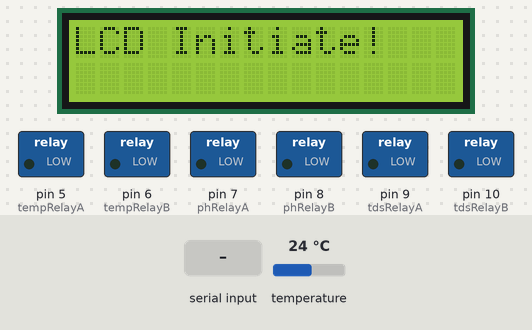
A sketch run on a simulated Arduino Uno, built with avr-gcc and run on an emulated ATmega328P. Parts: 16×2 character LCD, switched loads named in the sketch (green lamp = pin HIGH). The test bench sets the inputs (shaded band); at power-on: temperature 24 °C. The modem accepts every AT command (registered, SIM ready, sends succeed) and sends nothing else; what the sketch prints to the serial monitor is not drawn.

Above: at 11.9 s.
At 15.0 s:
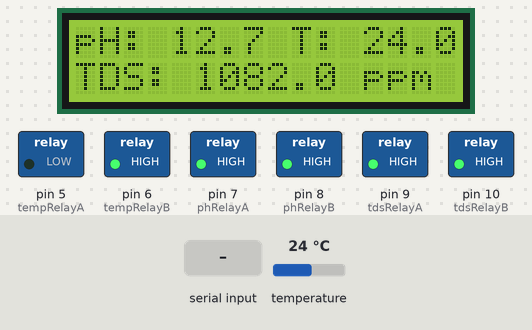
15.1 s: "+CMT:\n" received over the second serial link
17.8 s: "OK\n" received over the second serial link
At 21.9 s:
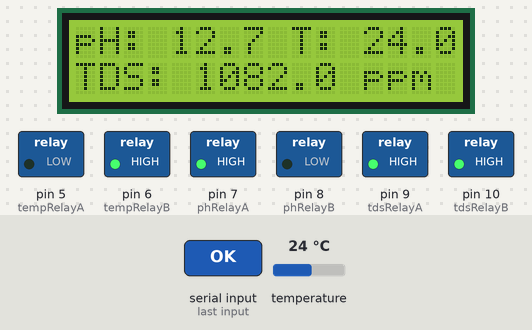
At 27.28 s:
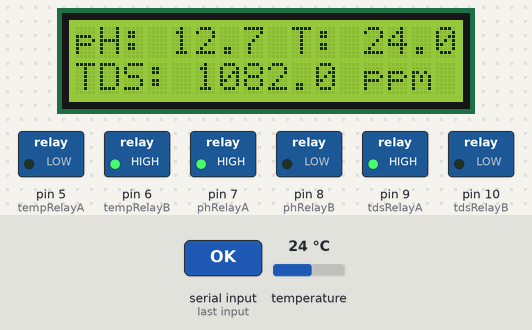
Timing chart, 0 to 27.4 s (numbered marks = the images above; inputs shaded):
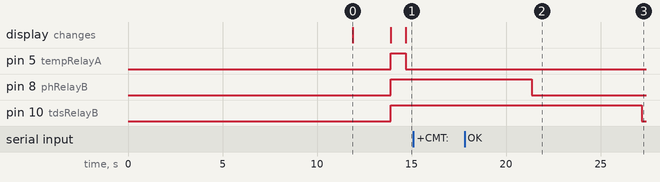

The sketch:

raquel.ino
```cpp
#include <Wire.h>
#include <LiquidCrystal_I2C.h>
#include <OneWire.h>
#include <DallasTemperature.h>
#include <SoftwareSerial.h>
#include "GSMSIM800L.h"

#define ONE_WIRE_BUS 4

SoftwareSerial gsmSerial(2, 3); // RX, TX pins
GSMSIM800L sim800l(&gsmSerial);
String ContactNumber = "+639501057592";

OneWire oneWire(ONE_WIRE_BUS);
DallasTemperature sensors(&oneWire);

int PHsensor = A0;
int TDSsensor = A1;

LiquidCrystal_I2C lcd(0x27, 16, 2);

struct Thresholds {
  float low;
  float high;
};

Thresholds phThreshold = {5.0, 7.0};
Thresholds tdsThreshold = {80.0, 140.0};
Thresholds tempThreshold = {26, 31};

const int tempRelayA = 5;
const int tempRelayB = 6;
const int phRelayA = 7;
const int phRelayB = 8;
const int tdsRelayA = 9;
const int tdsRelayB = 10;

bool tempState = false;
bool phState = false;
bool tdsState = false;

void setup(){
  Serial.begin(9600);
  sensors.begin();
  gsmSerial.begin(9600);

  sim800l.init();
  sim800l.setDebugging(true);
  sim800l.SendSMS("Device has Started", ContactNumber);

  lcd.begin();
  lcd.backlight();
  lcd.print("LCD Initiate!");
  delay(2000);
  lcd.clear();

  pinMode(tempRelayA, OUTPUT);
  pinMode(tempRelayB, OUTPUT);
  pinMode(phRelayA, OUTPUT);
  pinMode(phRelayB, OUTPUT);
  pinMode(tdsRelayA, OUTPUT);
  pinMode(tdsRelayB, OUTPUT);

  resetRelays();
}

void loop(){
  float temp = readTemperature();
  float phLevel = readPH();
  float tds = readTDS();

  displayReadings(phLevel, temp, tds);

  controlRelays(temp, tempThreshold, tempRelayA, tempRelayB, "Temp", tempState);
  controlRelays(phLevel, phThreshold, phRelayA, phRelayB, "pH", phState);
  controlRelays(tds, tdsThreshold, tdsRelayA, tdsRelayB, "TDS", tdsState);

  delay(1000);
}

float readTemperature() {
  sensors.requestTemperatures();
  return sensors.getTempCByIndex(0);
}

float readPH() {
  int PHraw = analogRead(PHsensor);
  float phLevel = fmap(PHraw, 380, 310, 7, 4);
  return constrain(phLevel, 0, 14);
}

float readTDS() {
  int TDSraw = analogRead(TDSsensor);
  int tds = map(TDSraw, 38, 27, 91, 68);
  return constrain(tds, 0, 1200);
}

void displayReadings(float ph, float temp, float tds) {
  lcd.clear();
  lcd.setCursor(0, 0);
  lcd.print("pH: " + String(ph, 1) + " T: " + String(temp, 1) + "C");

  lcd.setCursor(0, 1);
  lcd.print("TDS: " + String(tds, 1) + " ppm");

  Serial.println("pH Level: " + String(ph, 1));
  Serial.println("Temperature: " + String(temp, 1));
  Serial.println("TDS: " + String(tds, 1));
}

void controlRelays(float value, Thresholds thresholds, int relayA, int relayB, String label, bool &state) {
  bool newState = false;

  if (value < thresholds.low) {
    digitalWrite(relayA, LOW);
    digitalWrite(relayB, HIGH);
    newState = true;
    Serial.println(label + " Relay A High; " + label + " Relay B Low");
  } else if (value > thresholds.high) {
    digitalWrite(relayA, HIGH);
    digitalWrite(relayB, LOW);
    newState = true;
    Serial.println(label + " Relay A Low; " + label + " Relay B High");
  } else {
    digitalWrite(relayA, HIGH);
    digitalWrite(relayB, HIGH);
    Serial.println(label + " Relay A Low; " + label + " Relay B Low");
  }

  if (newState != state) {
    controlSMS(value, thresholds, newState, label);
    state = newState;
  }
}

void controlSMS(float value, Thresholds thresholds, bool state, String label) {
  String message = label + " Sensor is ";

  if (value < thresholds.low) {
    message += "BELOW threshold. Value: " + String(value);
  } else if (value > thresholds.high) {
    message += "ABOVE threshold. Value: " + String(value);
  } else {
    message += "within normal range. Value: " + String(value);
  }

  sim800l.SendSMS(message, ContactNumber);
  Serial.println("SMS Sent: " + message);
}

void resetRelays() {
  digitalWrite(tempRelayA, HIGH);
  digitalWrite(tempRelayB, HIGH);
  digitalWrite(phRelayA, HIGH);
  digitalWrite(phRelayB, HIGH);
  digitalWrite(tdsRelayA, HIGH);
  digitalWrite(tdsRelayB, HIGH);
}

float fmap(float x, float in_min, float in_max, float out_min, float out_max) {
  return (x - in_min) * (out_max - out_min) / (in_max - in_min) + out_min;
}

int map(int x, int in_min, int in_max, int out_min, int out_max) {
  return (x - in_min) * (out_max - out_min) / (in_max - in_min) + out_min;
}
```

GSMSIM800L.cpp
```cpp
#include "GSMSIM800L.h"

GSMSIM800L::GSMSIM800L(Stream *serial) {
  gsmSerial = serial;
  gsmSerial->println("AT"); // Initial command to ensure serial is functional
}

void GSMSIM800L::init() {
  Serial.println("Initializing GSM SIM800L");

  while(ATResponse.indexOf("OK") < 0) {
    ATResponse = ATCommand("AT");
  }
  ATResponse = ATCommand("AT+CMGF=1");
  ATResponse = ATCommand("AT+CMGDA=\"DEL ALL\"");
  ATResponse = ATCommand("AT+CNMI=1,2,0,0,0");
}

String GSMSIM800L::monitorGSMSerial() {
  delay(500);
  String response = "";
  while (gsmSerial->available()) {
    response = gsmSerial->readString();
  }
  if (debug_mode && response != "") {
    Serial.println("-----------------------");
    Serial.println("RESPONSE: " + response);
    Serial.println("-----------------------");
  }

  if (response.indexOf("+CMT:") > -1) {
    int startIdx = response.indexOf("\"") + 1;
    int endIdx = response.indexOf("\"", startIdx);
    senderNumber = response.substring(startIdx, endIdx);

    if (debug_mode) {
      Serial.println("Sender Number: " + senderNumber);
    }

    byte delimiter = response.indexOf('\n', response.indexOf("+CMT:") + 1);
    SMSBuffer = response.substring(delimiter + 1);
    receivedSMS = true;

    if (debug_mode) {
      Serial.println("SMS RECEIVED: " + SMSBuffer);
    }
  }
  return response;
}

String GSMSIM800L::ATCommand(String cmd) {
  gsmSerial->println(cmd);
  return monitorGSMSerial();
}

String GSMSIM800L::getReceivedSMS() {
  receivedSMS = false;
  return SMSBuffer;
}

void GSMSIM800L::setDebugging(bool mode) {
  debug_mode = mode;
}

void GSMSIM800L::SendSMS(String msg, String num) {
  if (debug_mode)
    Serial.println("Sending SMS: " + msg + " to " + num);

  ATResponse = ATCommand("AT+CMGF=1\r");
  delay(100);

  ATResponse = ATCommand("AT+CMGS=\"" + String(num) + "\"\r");
  delay(500);

  ATResponse = ATCommand(msg);
  delay(500);

  gsmSerial->println((char)26);
  delay(500);

  gsmSerial->println();

  if (debug_mode)
    Serial.println("Text Sent.");
  delay(500);
}
```

GSMSIM800L.h
```cpp
#ifndef GSMSIM800L_h
#define GSMSIM800L_h

#include <Arduino.h>

class GSMSIM800L {

  private:
    Stream *gsmSerial; // Use Stream to support both HardwareSerial and SoftwareSerial
    String ATResponse = "";
    bool debug_mode = true;
    String SMSBuffer = "";

  public:
    GSMSIM800L(Stream *serial);
    void init();
    void setDebugging(bool mode);
    String monitorGSMSerial();
    void SendSMS(String msg, String num);
    String ATCommand(String cmd);

    bool receivedSMS = false;
    String senderNumber = "";

    String getReceivedSMS();
};

#endif
```

Measured:
- after the input at 15.1 s, every drawn part: stays the same
- after the input at 17.8 s, pin 8 (phRelayB): HIGH → LOW after 3.6 s instead of 2.8 s; pin 10 (tdsRelayB): HIGH → LOW after 9.4 s instead of 8.6 s
- what the display in image 0 shows lasts 2.0 s, from 11.9 s to 13.9 s
